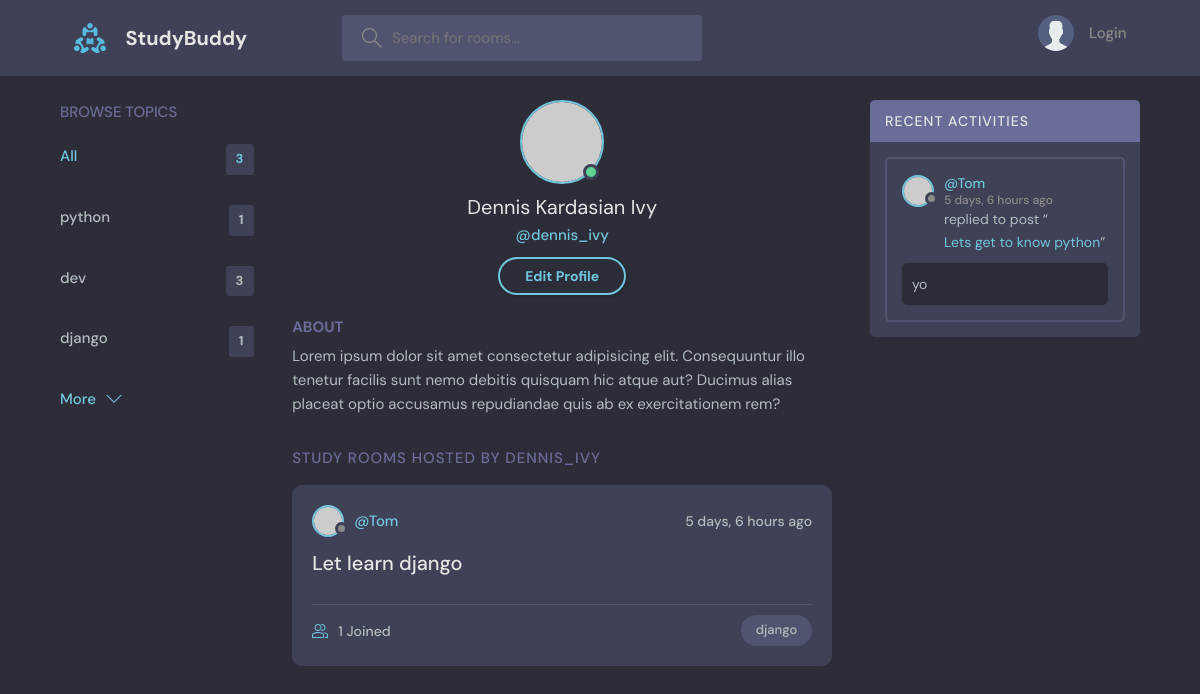
The app's page /profile/2/ with its own data.
### base/models.py (models this page shows, shortened)
class Topic(models.Model):
    name = models.CharField(max_length = 200)

class Room(models.Model):
    host = models.ForeignKey(User, on_delete=models.SET_NULL, null=True)
    topic = models.ForeignKey(Topic, on_delete=models.SET_NULL, null=True)
    name = models.CharField(max_length=200)
    description = models.TextField(null=True, blank=True)
    participants = models.ManyToManyField(User, related_name='paticapants',blank=True)
    updated = models.DateTimeField(auto_now=True) #auto_now updtae everytime
    created = models.DateTimeField(auto_now_add=True) #auto_now_add only create timestamp first creat
    class Meta:
        ordering = ['-updated','-created']
    def __str__ (self):
        return self.name

class Message(models.Model):
    user = models.ForeignKey(User, on_delete=models.CASCADE)
    room = models.ForeignKey(Room, on_delete=models.CASCADE)
    body = models.TextField()
    updated = models.DateTimeField(auto_now=True) #auto_now updtae everytime
    created = models.DateTimeField(auto_now_add=True) #auto_now_add only create timestamp first creat
    class Meta:
         ordering = ['-updated', '-created']
    def __str__(self) -> str:
        return self.body

### base/views.py (the view)
# urls.py: path('profile/<str:pk>/', views.userProfile, name="user-profile"),
def userProfile(request, pk):
    user = User.objects.get(id=pk)
    rooms = user.room_set.all()
    showMessages = user.message_set.all()
    topics = Topic.objects.all()
    context = {'user':user, 'rooms':rooms,'showMessages':showMessages,'topics':topics}
    return render(request, 'base/profile.html',context)

### base/templates/base/profile.html
{% extends 'main.html' %}
{% block content %}
  <main class="profile-page layout layout--3">
    <div class="container">
     {% include 'base/topic_component.html' %}
      <div class="roomList">
        <div class="profile">
          <div class="profile__avatar">
            <div class="avatar avatar--large active">
              <img src="https://randomuser.me/api/portraits/men/11.jpg" />
            </div>
          </div>
          <div class="profile__info">
            <h3>Dennis Kardasian Ivy</h3>
            <p>@dennis_ivy</p>
            <a href="edit-user.html" class="btn btn--main btn--pill">Edit Profile</a>
          </div>
          <div class="profile__about">
            <h3>About</h3>
            <p>
              Lorem ipsum dolor sit amet consectetur adipisicing elit. Consequuntur illo tenetur
              facilis sunt nemo debitis quisquam hic atque aut? Ducimus alias placeat optio
              accusamus repudiandae quis ab ex exercitationem rem?
            </p>
          </div>
        </div>
        <div class="roomList__header">
          <div>
            <h2>Study Rooms Hosted by dennis_ivy</a>
            </h2>
          </div>
        </div>
        {% include 'base/feed_component.html' %}
      </div>
      {% include 'base/activity_component.html' %}
    </div>
  </main>
  {% endblock content %}

### base/templates/base/topic_component.html
<div class="topics">
    <div class="topics__header">
      <h2>Browse Topics</h2>
    </div>
    <ul class="topics__list">
      <li>
        <a href="{% url 'home' %}" class="active">All <span>{{topics.count}}</span></a>
      </li>
    {% for topic in topics %}
      <li>
        <a href="{% url 'home'%}?q={{topic.name}}">{{topic.name}} <span>{{topic.room_set.all.count}}</span></a>
      </li>
    {% endfor %}
    </ul>
    <a class="btn btn--link" href="topics.html">
      More
      <svg version="1.1" xmlns="http://www.w3.org/2000/svg" width="32" height="32" viewBox="0 0 32 32">
        <title>chevron-down</title>
        <path d="M16 21l-13-13h-3l16 16 16-16h-3l-13 13z"></path>
      </svg>
    </a>
  </div>

### base/templates/base/feed_component.html (shortened to what this page needs)
{% for room in rooms %}
<div class="roomListRoom">
    <div class="roomListRoom__header">
      <a href="{% url 'user-profile' room.host.id %}" class="roomListRoom__author">
        <div class="avatar avatar--small">
          <img src="https://randomuser.me/api/portraits/women/11.jpg" />
        </div>
        <span>@{{ room.host.username }}</span>
      </a>
      <div class="roomListRoom__actions">
        <span>{{ room.created|timesince}} ago</span>
      </div>
    </div>
    <div class="roomListRoom__content">
      <a href="{% url 'room' room.id %}">{{room.name}}</a>
    </div>
    <div class="roomListRoom__meta">
      <a href="{% url 'room' room.id %}" class="roomListRoom__joined">
        {{room.participants.all.count}} Joined
      </a>
      <p class="roomListRoom__topic">{{room.topic.name}}</p>
    </div>
  </div>
  {% endfor %}

### base/templates/base/activity_component.html (shortened to what this page needs)
<div class="activities">
    <div class="activities__header">
      <h2>Recent Activities</h2>
    </div>
    {% for message in showMessages %}
    <div class="activities__box">
      <div class="activities__boxHeader roomListRoom__header">
        <a href="{% url 'user-profile' message.user.id %}" class="roomListRoom__author">
          <div class="avatar avatar--small">
            <img src="https://randomuser.me/api/portraits/women/11.jpg" />
          </div>
          <p>
            @{{message.user}}
            <span>{{message.created|timesince}} ago</span>
          </p>
        </a>
      </div>
      <div class="activities__boxContent">
        <p>replied to post “<a href="{% url 'room' message.room.id %}">{{message.room}}</a>”</p>
        <div class="activities__boxRoomContent">
          {{message.body}}
        </div>
      </div>
    </div>
    {% endfor%}
  </div>

### records on screen
Topic: name "python", room_set.all.count "1"
Topic: name "dev", room_set.all.count "3"
Topic: name "django", room_set.all.count "1"
Room: host.username "Tom", created "5 days, 6 hours", name "Let learn django", participants.all.count "1", topic.name "django"
Message: user "Tom", created "5 days, 6 hours", room "Lets get to know python", body "yo"

### other values on screen
{{ topics.count }} "3"
